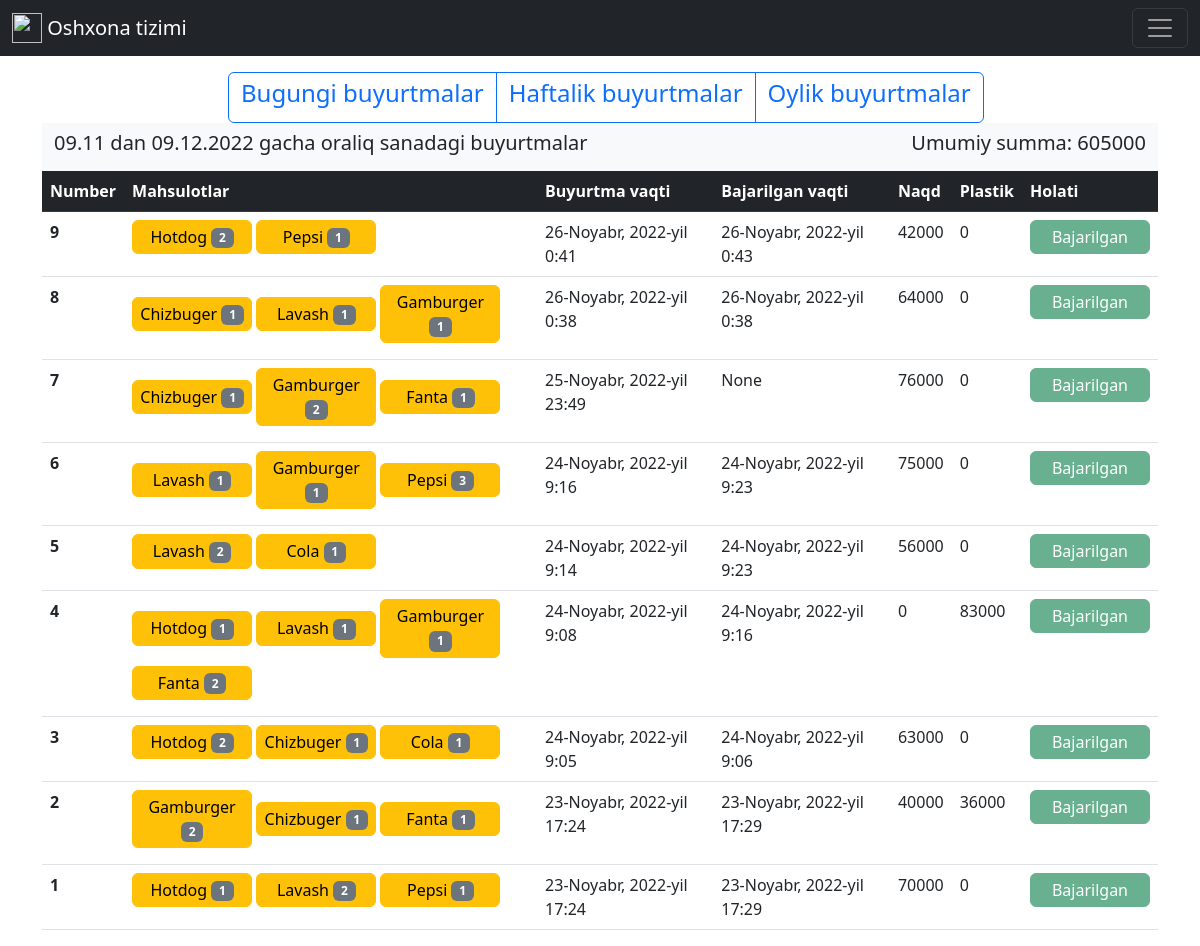
The page /profession/accountant/month/ (signed in) on the database its author committed.
### products/models.py (models this page shows, shortened)
class Order(models.Model):
    ref_code = models.IntegerField()
    products = models.ManyToManyField(OrderProduct)
    start_date = models.DateTimeField(auto_now_add=True)
    ordered_date = models.DateTimeField()
    ordered = models.BooleanField(default=False)
    order_completed = models.BooleanField(default=False)
    order_completed_date = models.DateTimeField(null=True, blank=True)
    cash = models.IntegerField()
    plastic = models.IntegerField(null=True, blank=True)
    def get_order_price(self):
        if self.plastic:
            return self.cash + self.plastic
        else:
            return self.cash

class OrderProduct(models.Model):
    ordered = models.BooleanField(default=False)
    product = models.ForeignKey(Product, on_delete=models.CASCADE)
    quantity = models.IntegerField(default=1)

class Product(models.Model):
    name = models.CharField(max_length=50)
    date = models.DateTimeField(auto_now_add=True)
    price = models.IntegerField()
    discount_price = models.IntegerField(null=True, blank=True)
    category = models.ForeignKey(Category, on_delete=models.CASCADE)
    class Meta:
        verbose_name_plural = "Products"

### products/views.py (the view)
# urls.py: path('accountant/month/', accountant_view2, name='admin_page2'),
def accountant_view2(request):
    if request.user.is_superuser or request.user.profession == 'accountant':
        today = datetime.date.today()
        month = datetime.date.today() - datetime.timedelta(days=30)
        month_orders = Order.objects.filter(ordered_date__gte=month)
        orders_price = list(map(lambda order: order.get_order_price(), month_orders))
        summa = sum(orders_price)
        return render(request, 'admin_page/home2.html', {
            'today': today.strftime('%d.%m.%Y'),
            'month': month.strftime('%d.%m'),
            'month_orders': reversed(month_orders),
            'summa': summa,
        })
    else:
        return redirect('/page/not_found/')

### template/admin_page/home2.html (shortened to what this page needs)
{% extends 'admin_page/admin.html' %}
{% block content %}
<div class="col-10 offset-2">
<div class="btn-group" role="group" aria-label="Basic mixed styles example">
  <a href="{% url 'admin_page' %}" class="btn btn-outline-primary"><h4>Bugungi buyurtmalar</h4></a>
  <a href="{% url 'admin_page1' %}" class="btn btn-outline-primary"><h4>Haftalik buyurtmalar</h4></a>
  <a href="{% url 'admin_page2' %}" class="btn btn-outline-primary"><h4>Oylik buyurtmalar</h4></a>
</div>
</div>
<nav class="navbar bg-light">
  <div class="container-fluid">
    <h5>{{ month }} dan {{ today }} gacha oraliq sanadagi buyurtmalar</h5>
    <span class="navbar-text-active">
      <h5>Umumiy summa: {{ summa }}</h5>
      </span>
  </div>
</nav>
<table class="table">
  <thead>
    <tr class="table table-dark">
      <th scope="col">Number</th>
      <th scope="col">Mahsulotlar</th>
      <th scope="col">Buyurtma vaqti</th>
      <th scope="col">Bajarilgan vaqti</th>
      <th scope="col">Naqd</th>
      <th scope="col">Plastik</th>
      <th scope="col">Holati</th>
    </tr>
  </thead>
  <tbody>
  {% for order in month_orders %}
    <tr>
      <th scope="row">{{ order.ref_code }}</th>
      <td>{% for order_product in order.products.all %}
        <button type="button" class="btn btn-warning p-1 mb-2" style="width: 120px;">
            {{ order_product.product.name }} <span class="badge text-bg-secondary">{{ order_product.quantity }}</span>
        </button>
        {% endfor %}
      </td>
      <td>{{ order.ordered_date }}</td>
      <td>{{ order.order_completed_date }}</td>
      <td>{{ order.cash }}</td>
      {% if order.plastic %}
        <td>{{ order.plastic }}</td>
      {% else %}
        <td>0</td>
      {% endif %}
      {% if order.order_completed %}
        <td><button type="button" class="btn btn-success disabled p-1 mb-2" style="width: 120px;">Bajarilgan</button></td>
      {% else %}
        <td><button type="button" class="btn btn-primary disabled p-1 mb-2" style="width: 120px;">Bajarilmoqda...</button></td>
      {% endif %}
    </tr>
  {% endfor %}
  </tbody>
</table>
{% endblock content %}

### rows shown on the page
Order: ref_code "9", ordered_date "26-Noyabr, 2022-yil 0:41", order_completed_date "26-Noyabr, 2022-yil 0:43", cash "42000", order_completed "Bajarilgan"
OrderProduct: product.name "Hotdog", quantity "2"
OrderProduct: product.name "Pepsi", quantity "1"
Order: ref_code "8", ordered_date "26-Noyabr, 2022-yil 0:38", order_completed_date "26-Noyabr, 2022-yil 0:38", cash "64000", order_completed "Bajarilgan"
OrderProduct: product.name "Chizbuger", quantity "1"
OrderProduct: product.name "Lavash", quantity "1"
OrderProduct: product.name "Gamburger", quantity "1"
Order: ref_code "7", ordered_date "25-Noyabr, 2022-yil 23:49", order_completed_date "None", cash "76000", order_completed "Bajarilgan"
OrderProduct: product.name "Chizbuger", quantity "1"
OrderProduct: product.name "Gamburger", quantity "2"
OrderProduct: product.name "Fanta", quantity "1"
Order: ref_code "6", ordered_date "24-Noyabr, 2022-yil 9:16", order_completed_date "24-Noyabr, 2022-yil 9:23", cash "75000", order_completed "Bajarilgan"
OrderProduct: product.name "Lavash", quantity "1"
OrderProduct: product.name "Gamburger", quantity "1"
OrderProduct: product.name "Pepsi", quantity "3"
Order: ref_code "5", ordered_date "24-Noyabr, 2022-yil 9:14", order_completed_date "24-Noyabr, 2022-yil 9:23", cash "56000", order_completed "Bajarilgan"
OrderProduct: product.name "Lavash", quantity "2"
OrderProduct: product.name "Cola", quantity "1"
Order: ref_code "4", ordered_date "24-Noyabr, 2022-yil 9:08", order_completed_date "24-Noyabr, 2022-yil 9:16", cash "0", plastic "83000", order_completed "Bajarilgan"
OrderProduct: product.name "Hotdog", quantity "1"
OrderProduct: product.name "Lavash", quantity "1"
OrderProduct: product.name "Gamburger", quantity "1"
OrderProduct: product.name "Fanta", quantity "2"
Order: ref_code "3", ordered_date "24-Noyabr, 2022-yil 9:05", order_completed_date "24-Noyabr, 2022-yil 9:06", cash "63000", order_completed "Bajarilgan"
OrderProduct: product.name "Hotdog", quantity "2"
OrderProduct: product.name "Chizbuger", quantity "1"
OrderProduct: product.name "Cola", quantity "1"
Order: ref_code "2", ordered_date "23-Noyabr, 2022-yil 17:24", order_completed_date "23-Noyabr, 2022-yil 17:29", cash "40000", plastic "36000", order_completed "Bajarilgan"
OrderProduct: product.name "Gamburger", quantity "2"
OrderProduct: product.name "Chizbuger", quantity "1"
OrderProduct: product.name "Fanta", quantity "1"
Order: ref_code "1", ordered_date "23-Noyabr, 2022-yil 17:24", order_completed_date "23-Noyabr, 2022-yil 17:29", cash "70000", order_completed "Bajarilgan"
OrderProduct: product.name "Hotdog", quantity "1"
OrderProduct: product.name "Lavash", quantity "2"
OrderProduct: product.name "Pepsi", quantity "1"

### other values the page prints
{{ month }} "09.11"
{{ today }} "09.12.2022"
{{ summa }} "605000"
